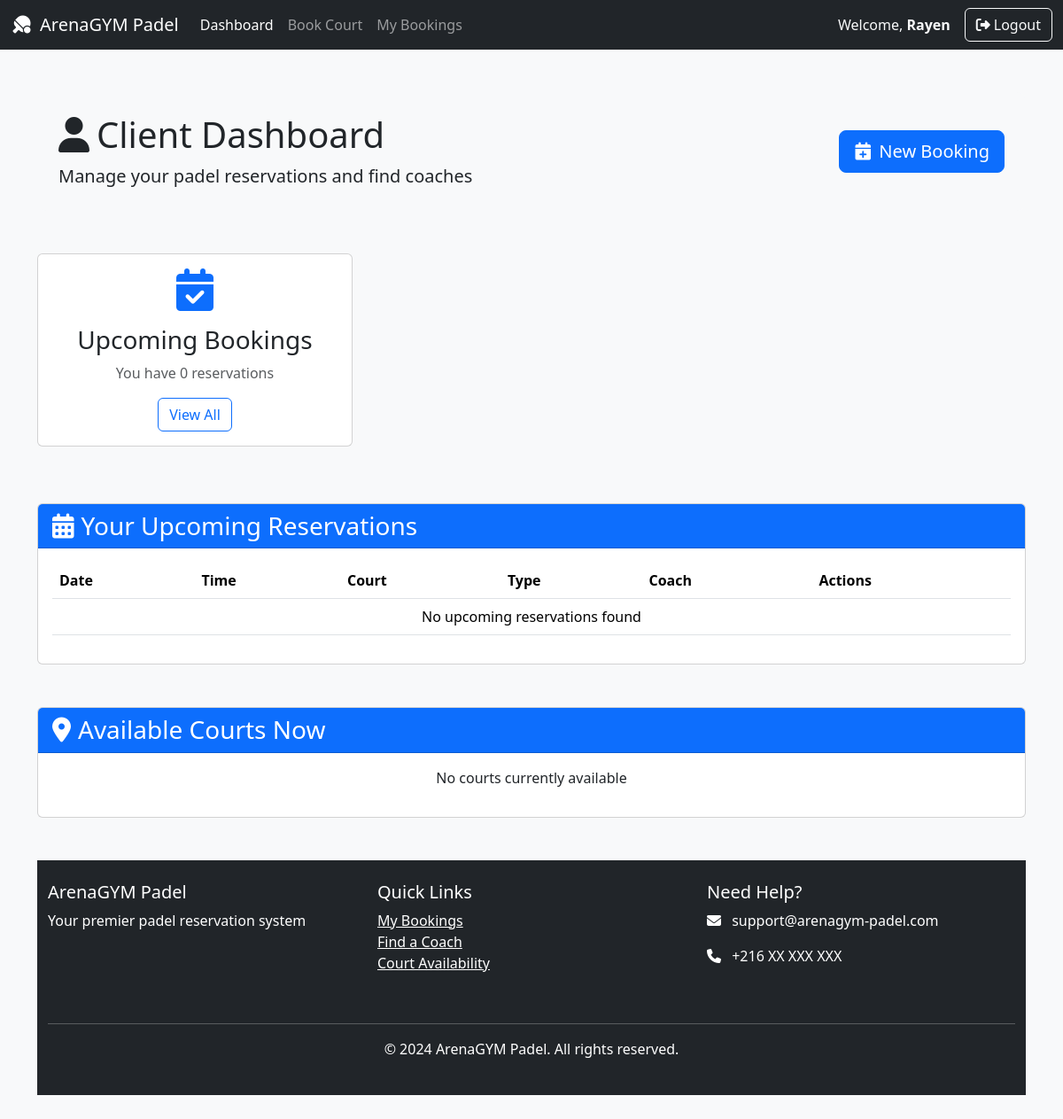
Page /client/ (signed in) on the earlier database version.
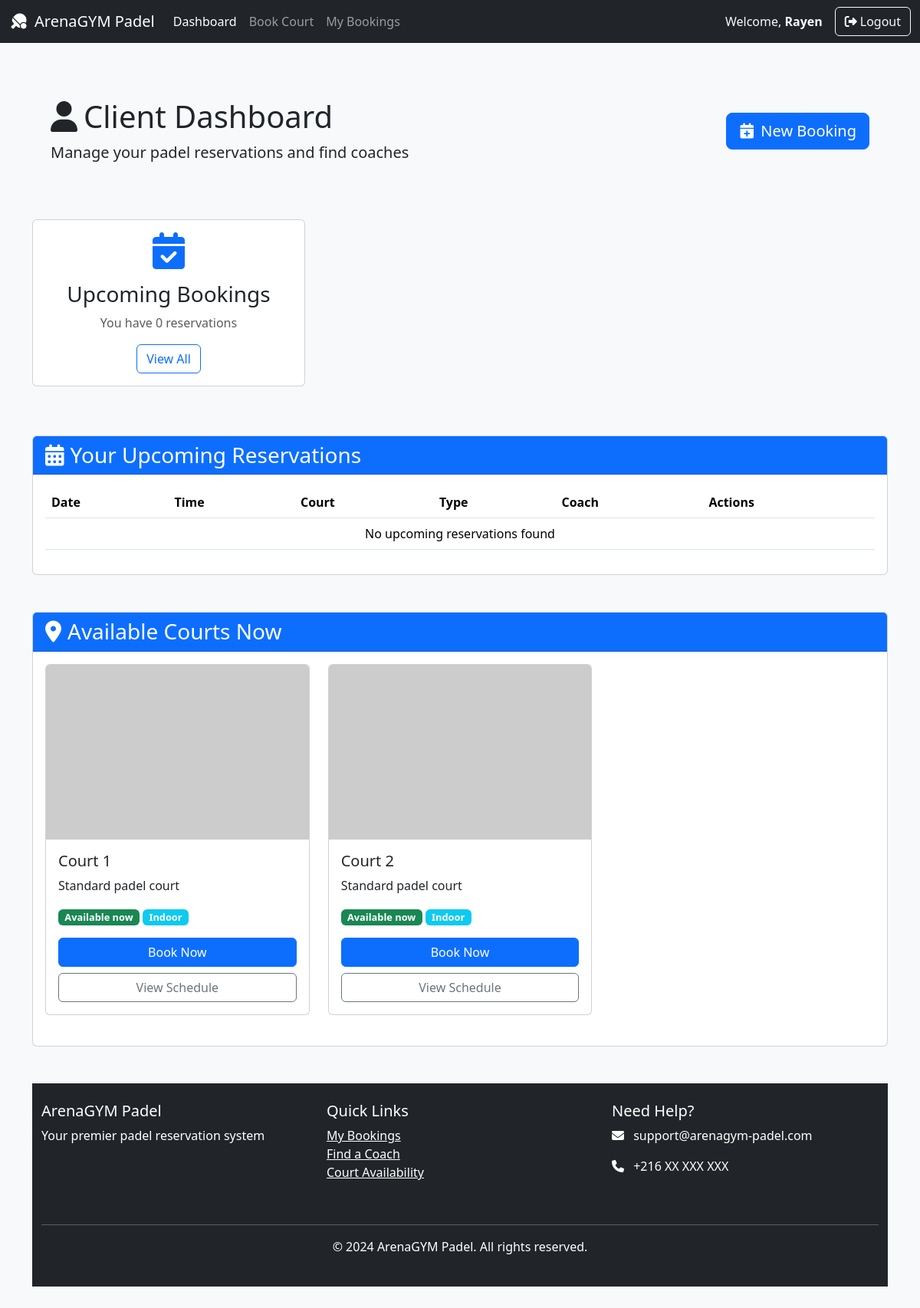
Same page on the later database version.
### reservation/models.py (models this page shows, shortened)
class User(AbstractUser):
    isCoach = models.BooleanField(default=False)
    isModerator = models.BooleanField(default=False)
    rate = models.DecimalField(max_digits=6, decimal_places=2, default=0.00, null=True, blank=True)

class Court(models.Model):
    id = models.IntegerField(primary_key=True)
    inDoor = models.BooleanField(default=True)
    description = models.TextField(blank=True)

### reservation/views.py (the view)
# urls.py: path('client/', views.clientPage, name='client'),
@login_required
def clientPage(request):
    upcoming_reservations = Reservation.objects.filter(
        user=request.user,
        date__gte=timezone.now().date()
    ).order_by('date', 'startTime')
    available_courts = Court.objects.all()
    context = {
        'upcoming_reservations': upcoming_reservations,
        'available_courts': available_courts,
        'reservation_count': upcoming_reservations.count(),
    }
    return render(request, 'clientdashboard.html', context)

### reservation/templates/clientdashboard.html (shortened to what this page needs)
<!DOCTYPE html>
<html lang="en">
<head>
    <link href="https://cdn.jsdelivr.net/npm/bootstrap@5.3.3/dist/css/bootstrap.min.css" rel="stylesheet">
    <link rel="stylesheet" href="https://cdnjs.cloudflare.com/ajax/libs/font-awesome/6.4.0/css/all.min.css">
</head>
<body class="bg-light">
    <nav class="navbar navbar-expand-lg navbar-dark bg-dark">
        <div class="container-fluid">
            <a class="navbar-brand" href="{% url 'home' %}">
                <i class="fas fa-table-tennis-paddle-ball me-2"></i>ArenaGYM Padel
            </a>
            <div class="collapse navbar-collapse" id="navbarNav">
                <ul class="navbar-nav me-auto">
                    <li class="nav-item">
                        <a class="nav-link active" href="#">Dashboard</a>
                    </li>
                    <li class="nav-item">
                        <a class="nav-link" href="{% url 'booking' %}">Book Court</a>
                    </li>
                    <li class="nav-item">
                        <a class="nav-link" href="#">My Bookings</a>
                    </li>
                </ul>
                <div class="d-flex align-items-center">
                    <span class="text-light me-3">Welcome, <strong>{{ user.username }}</strong></span>
                    <form method="POST" action="{% url 'logout' %}">
                        <button class="btn btn-outline-light" type="submit">
                            <i class="fas fa-sign-out-alt me-1"></i>Logout
                        </button>
                    </form>
                </div>
            </div>
        </div>
    </nav>
    <div class="container py-5">
        <div class="profile-header p-4 mb-5">
            <div class="row align-items-center">
                <div class="col-md-8">
                    <h1><i class="fas fa-user me-2"></i>Client Dashboard</h1>
                    <p class="lead mb-0">Manage your padel reservations and find coaches</p>
                </div>
                <div class="col-md-4 text-md-end">
                    <a href="{% url 'booking' %}" class="btn btn-primary btn-lg">
                        <i class="fas fa-calendar-plus me-2"></i>New Booking
                    </a>
                </div>
            </div>
        </div>
<div class="row mb-5">
    <div class="col-md-4 mb-3">
        <div class="card h-100">
            <div class="card-body text-center">
                <i class="fas fa-calendar-check fa-3x mb-3 text-primary"></i>
                <h3>Upcoming Bookings</h3>
                <p class="text-muted">You have {{ reservation_count }} reservation{{ reservation_count|pluralize }}</p>
                <a href="#" class="btn btn-outline-primary">View All</a>
            </div>
        </div>
    </div>
</div>
<div class="card mb-5">
    <div class="card-header bg-primary text-white">
        <h3 class="mb-0"><i class="fas fa-calendar-alt me-2"></i>Your Upcoming Reservations</h3>
    </div>
    <div class="card-body">
        <div class="table-responsive">
            <table class="table table-hover">
                <thead>
                    <tr>
                        <th>Date</th>
                        <th>Time</th>
                        <th>Court</th>
                        <th>Type</th>
                        <th>Coach</th>
                        <th>Actions</th>
                    </tr>
                </thead>
                <tbody>
                    {% for reservation in upcoming_reservations %}
                    <tr>
                        <td>{{ reservation.date|date:"D, M d" }}</td>
                        <td>{{ reservation.startTime|time:"H:i" }} - {{ reservation.endTime|time:"H:i" }}</td>
                        <td>Court {{ reservation.court.id }}</td>
                        <td>
                            <span class="badge bg-{% if reservation.coach %}info{% else %}success{% endif %}">
                                {% if reservation.coach %}With Coach{% else %}Solo Play{% endif %}
                            </span>
                        </td>
                        <td>
                            {% if reservation.coach %}
                                {{ reservation.coach.get_full_name|default:reservation.coach.username }}
                            {% else %}
                                -
                            {% endif %}
                        </td>
                        <td>
                            <a href="#" class="btn btn-sm btn-outline-primary me-1" title="View">
                                <i class="fas fa-eye"></i>
                            </a>
                            <a href="#" class="btn btn-sm btn-outline-danger" title="Cancel">
                                <i class="fas fa-times"></i>
                            </a>
                        </td>
                    </tr>
                    {% empty %}
                    <tr>
                        <td colspan="6" class="text-center">No upcoming reservations found</td>
                    </tr>
                    {% endfor %}
                </tbody>
            </table>
        </div>
    </div>
</div>
<div class="card">
    <div class="card-header bg-primary text-white">
        <h3 class="mb-0"><i class="fas fa-map-marker-alt me-2"></i>Available Courts Now</h3>
    </div>
    <div class="card-body">
        <div class="row">
            {% for court in available_courts %}
            <div class="col-md-4 mb-4">
                <div class="card court-card h-100">
                    <img src="https://via.placeholder.com/300x200?text=Padel+Court+{{ court.id }}"
                        class="card-img-top"
                        alt="Court {{ court.id }}">
                    <div class="card-body">
                        <h5 class="card-title">Court {{ court.id }}</h5>
                        <p class="card-text">{{ court.description|default:"Standard padel court" }}</p>
                        <div class="mb-3">
                            <span class="badge bg-success availability-badge">Available now</span>
                            <span class="badge bg-{% if court.inDoor %}info{% else %}success{% endif %} availability-badge">
                                {% if court.inDoor %}Indoor{% else %}Outdoor{% endif %}
                            </span>
                        </div>
                        <div class="d-grid gap-2">
                            <a href="{% url 'booking_with_id' court.id %}" class="btn btn-primary">Book Now</a>
                            <a href="#" class="btn btn-outline-secondary">View Schedule</a>
                        </div>
                    </div>
                </div>
            </div>
            {% empty %}
            <div class="col-12">
                <p class="text-center">No courts currently available</p>
            </div>
            {% endfor %}
        </div>
    </div>
</div>
    <footer class="bg-dark text-white py-4 mt-5">
        <div class="container">
            <div class="row">
                <div class="col-md-4 mb-4">
                    <h5>ArenaGYM Padel</h5>
                    <p>Your premier padel reservation system</p>
                </div>
                <div class="col-md-4 mb-4">
                    <h5>Quick Links</h5>
                    <ul class="list-unstyled">
                        <li><a href="#" class="text-white">My Bookings</a></li>
                        <li><a href="#" class="text-white">Find a Coach</a></li>
                        <li><a href="#" class="text-white">Court Availability</a></li>
                    </ul>
                </div>
                <div class="col-md-4 mb-4">
                    <h5>Need Help?</h5>
                    <p><i class="fas fa-envelope me-2"></i> support@arenagym-padel.com</p>
                    <p><i class="fas fa-phone me-2"></i> +216 XX XXX XXX</p>
                </div>
            </div>
            <hr class="bg-light">
            <div class="text-center">
                <p>&copy; 2024 ArenaGYM Padel. All rights reserved.</p>
            </div>
        </div>
    </footer>
</body>
</html>

### reservation/templates/clientdashboard.html (style rules this page uses)
.court-card { transition: transform 0.3s ease; }
.availability-badge { font-size: 0.8rem; }
.profile-header { background-color: #f8f9fa; border-radius: 10px; }

Differences in the rows shown:
added Court: id "1", description "Standard padel court", inDoor "Indoor"
added Court: id "2", description "Standard padel court", inDoor "Indoor"
Other differences:
text no longer shown: "No courts currently available"
